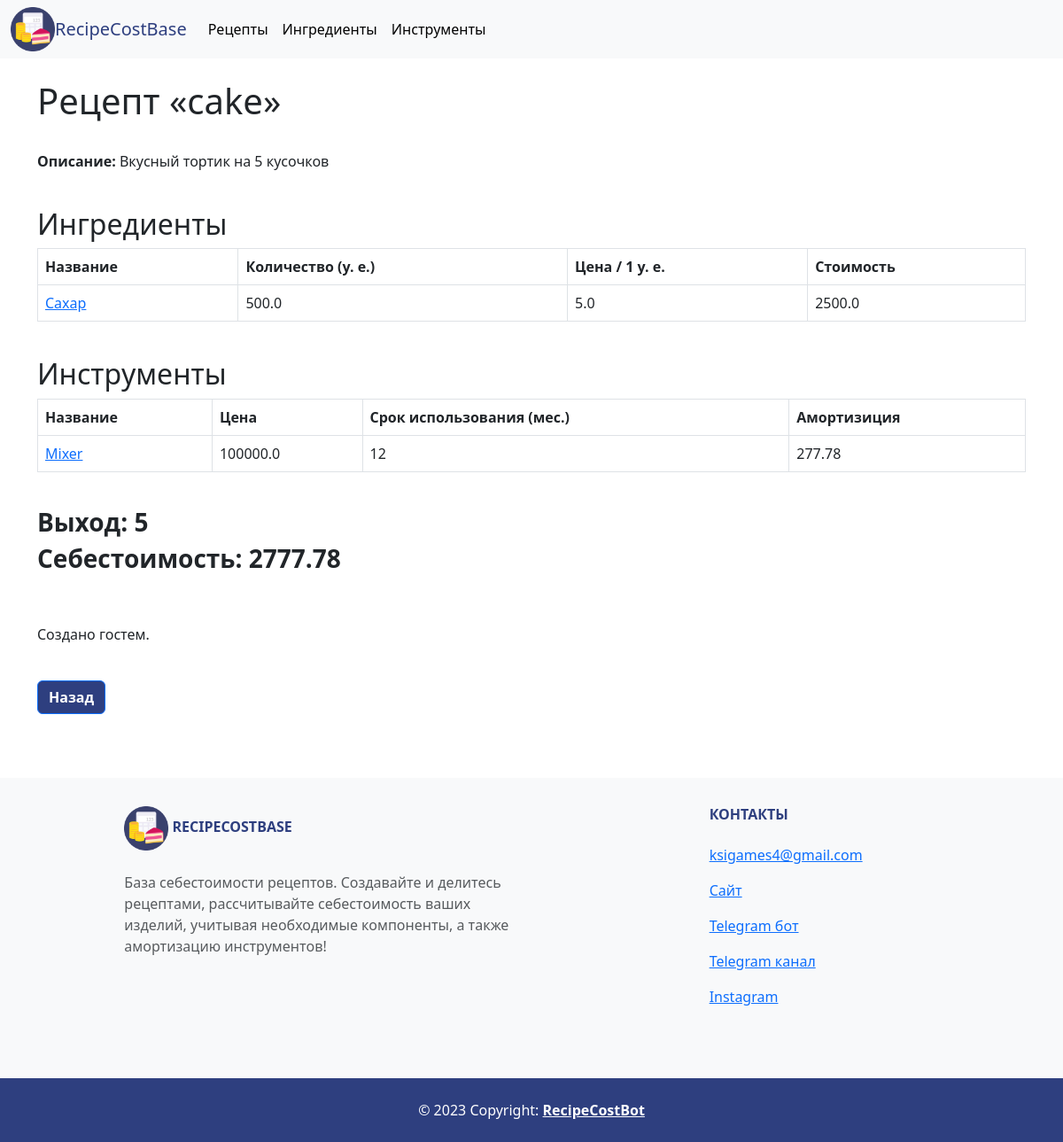
Page /core/recipes/3 on the committed database.
### core/models.py (models this page shows)
class Recipe(models.Model):
    name = models.CharField('Название', max_length=255)
    owner = models.ForeignKey(User, on_delete=models.CASCADE, null=True)
    description = models.TextField('Описание', null=True)
    components = models.ManyToManyField(Component, null=True, verbose_name='Ингредиенты', related_name='recipe')
    tools = models.ManyToManyField(Tool, null=True, verbose_name='Инструменты', related_name='recipe')
    count = models.IntegerField('Выход', default=1)
    primecost = models.FloatField('Себестоимость', null=True)
    parent = models.BooleanField(default=True)
    parent_id = models.IntegerField(null=True, default=0)

class Component(models.Model):
    name = models.CharField('Название', max_length=255)
    owner = models.ForeignKey(User, on_delete=models.CASCADE, null=True)
    count = models.FloatField('Количество', null=True, blank=True)
    unit = models.CharField('Единица измрения', max_length=50, null=True)
    price = models.FloatField('Цена', null=True)
    cost = models.FloatField('Стоимость', null=True, blank=True)
    parent = models.BooleanField(default=True)
    parent_id = models.IntegerField(null=True, blank=True)

class Tool(models.Model):
    name = models.CharField('Название', max_length=255)
    owner = models.ForeignKey(User, on_delete=models.CASCADE, null=True)
    cost = models.FloatField('Стоимость', null=True)
    usage = models.IntegerField('Срок использования', null=True)
    time = models.IntegerField('Время применения', null=True, default=0)
    depreciation = models.FloatField('Амортизация', null=True)
    parent = models.BooleanField(default=True)
    parent_id = models.IntegerField(null=True)

### core/views.py (the view)
# urls.py: path('recipes/<int:pk>', views.RecipeDetail.as_view(), name='recipe'),
class RecipeDetail(DetailView):
    model = models.Recipe
    template_name = 'core/recipe_detail.html'
    context_object_name = 'recipe'
    def get_context_data(self, **kwargs):
        recipe = models.Recipe.objects.get(id=self.kwargs['pk'])
        calc_datatools.calculate_primecost(recipe)
        context = super().get_context_data(**kwargs)
        context['title'] = f"Рецепт «{recipe.name}»"
        context['recipe'] = recipe
        return context

### core/datatools/calc_datatools.py (called while the page is built)
def calculate_primecost(recipe: models.Recipe):
    primecost = 0
    if recipe.components:
        for i in recipe.components.all():
            primecost += update_component(i).cost
    if recipe.tools:
        for i in recipe.tools.all():
            primecost += update_tool(i).depreciation
    recipe.primecost = float(format(primecost, '.2f'))
    recipe.save()
    return

def update_component(component: models.Component) -> models.Component:
    parent = models.Component.objects.get(id=component.parent_id)
    if component.price != parent.price:
        component.price = parent.price
    component.cost = float(format(component.price * component.count, '.2f'))
    component.save()
    return component

def update_tool(tool: models.Tool) -> models.Tool:
    parent = models.Tool.objects.get(id=tool.parent_id)
    if tool.cost != parent.cost:
        tool.cost = parent.cost
    if tool.usage != parent.usage:
        tool.usage = parent.usage
    tool.depreciation = float(format(tool.cost / 12 / 30 / 24 * tool.usage * tool.time, '.2f'))
    tool.save()
    return tool

### core/templates/core/recipe_detail.html
{% extends "core/base.html" %}
{% block content %}
<div class="container">
    <h1>{{ title }}</h1>
    <br>
    {% if recipe.description %}
    <p><b>Описание:</b> {{ recipe.description }}</p>
    {% else %}
    <p>Описания нет.</p>
    {% endif %}
    <br>
    <h2>Ингредиенты</h2>
    {% if recipe.components.all %}
    <table class="table table-bordered">
      <thead>
        <tr style="background-color: #2e3f7f; color: white;">
            <th>Название</th>
            <th>Количество (у. е.)</th>
            <th>Цена / 1 у. е.</th>
            <th>Стоимость</th>
        </tr>
      </thead>
      <tbody>
      {% for component in recipe.components.all %}
        <tr>
            <td><a href="components/{{component.id}}">{{component.name}}</a></td>
            <td>{{component.count}}</td>
            <td>{{component.price}}</td>
            <td>{{component.cost}}</td>
        </tr>
      {% endfor %}
      </tbody>
    </table>
    {% else %}
      <p>Ингредиенты не добавлены.</p>
    {% endif %}
    <br>
    <h2>Инструменты</h2>
    {% if recipe.tools.all %}
    <table class="table table-bordered">
      <thead>
        <tr style="background-color: #2e3f7f; color: white;">
            <th>Название</th>
            <th>Цена</th>
            <th>Срок использования (мес.)</th>
            <th>Амортизиция</th>
        </tr>
      </thead>
      <tbody>
      {% for tool in recipe.tools.all %}
        <tr>
            <td><a href="tools/{{tool.id}}">{{tool.name}}</a></td>
            <td>{{ tool.cost }}</td>
            <td>{{ tool.usage }}</td>
            <td>{{ tool.depreciation }}</td>
        </tr>
      {% endfor %}
      </tbody>
    </table>
    {% else %}
    <p>Инструменты не добавлены.</p>
    {% endif %}
    <br>
    <h3><b>Выход: {{ recipe.count }}</b></h3>
    <h3><b>Себестоимость: {{ recipe.primecost }}</b></h3>
    <br><br>
    {% if owner %}
    <p>Создано пользователем {{ recipe.owner.name }} ({{ recipe.owner.id }})</p>
    {% else %}
    <p>Создано гостем.</p>
    {% endif %}
    <br>
    <a href="{% url 'core:recipes' %}" class="btn btn-primary" style="background-color: #2e3f7f; color: white;"><b>Назад</b></a>
</div>
{% endblock %}

### core/templates/core/base.html (style rules this page uses)
.container { height: 125% }

### rows in the picture
Recipe: description "Вкусный тортик на 5 кусочков", count "5", primecost "2777.78"
Component: name "Сахар", count "500.0", price "5.0", cost "2500.0"
Tool: name "Mixer", cost "100000.0", usage "12", depreciation "277.78"

### other values in the picture
{{ title }} "Рецепт «cake»"
